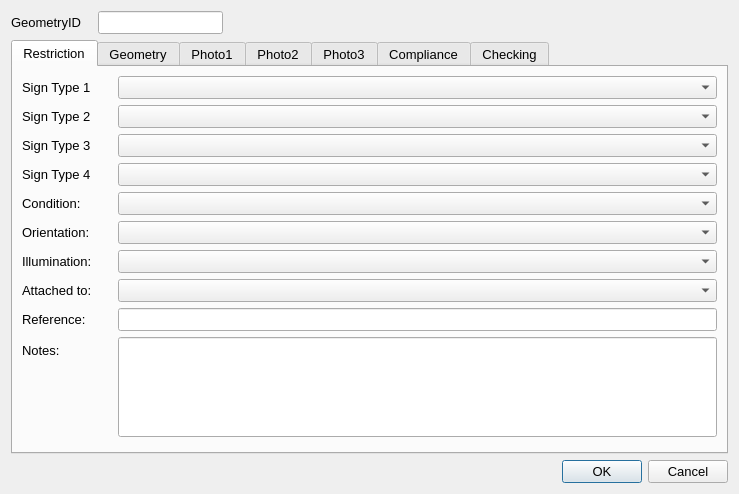
<?xml version="1.0" encoding="UTF-8"?>
<ui version="4.0">
 <class>Dialog</class>
 <widget class="QDialog" name="Dialog">
  <property name="geometry">
   <rect>
    <x>0</x>
    <y>0</y>
    <width>739</width>
    <height>494</height>
   </rect>
  </property>
  <property name="sizePolicy">
   <sizepolicy hsizetype="Fixed" vsizetype="Fixed">
    <horstretch>0</horstretch>
    <verstretch>0</verstretch>
   </sizepolicy>
  </property>
  <property name="maximumSize">
   <size>
    <width>750</width>
    <height>550</height>
   </size>
  </property>
  <property name="font">
   <font>
    <pointsize>10</pointsize>
   </font>
  </property>
  <property name="windowTitle">
   <string>Dialog</string>
  </property>
  <layout class="QGridLayout" name="gridLayout">
   <item row="2" column="2">
    <widget class="QDialogButtonBox" name="button_box">
     <property name="orientation">
      <enum>Qt::Horizontal</enum>
     </property>
     <property name="standardButtons">
      <set>QDialogButtonBox::Cancel|QDialogButtonBox::Ok</set>
     </property>
    </widget>
   </item>
   <item row="0" column="1">
    <widget class="QLineEdit" name="GeometryID">
     <property name="sizePolicy">
      <sizepolicy hsizetype="Preferred" vsizetype="Preferred">
       <horstretch>0</horstretch>
       <verstretch>0</verstretch>
      </sizepolicy>
     </property>
     <property name="font">
      <font>
       <pointsize>10</pointsize>
      </font>
     </property>
     <property name="inputMask">
      <string/>
     </property>
     <property name="readOnly">
      <bool>true</bool>
     </property>
     <property name="placeholderText">
      <string/>
     </property>
    </widget>
   </item>
   <item row="1" column="0" colspan="3">
    <widget class="QTabWidget" name="Details">
     <property name="sizePolicy">
      <sizepolicy hsizetype="Expanding" vsizetype="Expanding">
       <horstretch>0</horstretch>
       <verstretch>0</verstretch>
      </sizepolicy>
     </property>
     <property name="minimumSize">
      <size>
       <width>0</width>
       <height>0</height>
      </size>
     </property>
     <property name="font">
      <font>
       <pointsize>10</pointsize>
      </font>
     </property>
     <property name="cursor">
      <cursorShape>IBeamCursor</cursorShape>
     </property>
     <property name="mouseTracking">
      <bool>true</bool>
     </property>
     <property name="acceptDrops">
      <bool>true</bool>
     </property>
     <property name="currentIndex">
      <number>0</number>
     </property>
     <widget class="QWidget" name="RestrictionDetails">
      <property name="focusPolicy">
       <enum>Qt::NoFocus</enum>
      </property>
      <attribute name="title">
       <string>Restriction</string>
      </attribute>
      <layout class="QFormLayout" name="formLayout">
       <property name="fieldGrowthPolicy">
        <enum>QFormLayout::AllNonFixedFieldsGrow</enum>
       </property>
       <item row="0" column="0">
        <widget class="QLabel" name="Type1_4">
         <property name="text">
          <string>Sign Type 1</string>
         </property>
        </widget>
       </item>
       <item row="0" column="1">
        <widget class="QComboBox" name="SignType_1">
         <property name="maxVisibleItems">
          <number>5</number>
         </property>
         <property name="minimumContentsLength">
          <number>5</number>
         </property>
        </widget>
       </item>
       <item row="1" column="0">
        <widget class="QLabel" name="Type1_5">
         <property name="text">
          <string>Sign Type 2</string>
         </property>
        </widget>
       </item>
       <item row="1" column="1">
        <widget class="QComboBox" name="SignType_2"/>
       </item>
       <item row="2" column="0">
        <widget class="QLabel" name="Type1_6">
         <property name="text">
          <string>Sign Type 3</string>
         </property>
        </widget>
       </item>
       <item row="2" column="1">
        <widget class="QComboBox" name="SignType_3"/>
       </item>
       <item row="4" column="0">
        <widget class="QLabel" name="lbl_Condition">
         <property name="minimumSize">
          <size>
           <width>90</width>
           <height>16</height>
          </size>
         </property>
         <property name="font">
          <font>
           <pointsize>10</pointsize>
          </font>
         </property>
         <property name="text">
          <string>Condition:</string>
         </property>
        </widget>
       </item>
       <item row="4" column="1">
        <widget class="QComboBox" name="SignConditionTypeID"/>
       </item>
       <item row="8" column="0">
        <widget class="QLabel" name="lbl_Illumination">
         <property name="minimumSize">
          <size>
           <width>90</width>
           <height>16</height>
          </size>
         </property>
         <property name="font">
          <font>
           <pointsize>10</pointsize>
          </font>
         </property>
         <property name="text">
          <string>Illumination:</string>
         </property>
        </widget>
       </item>
       <item row="8" column="1">
        <widget class="QComboBox" name="SignIlluminationTypeID"/>
       </item>
       <item row="11" column="0">
        <widget class="QLabel" name="label_3">
         <property name="text">
          <string>Reference:</string>
         </property>
        </widget>
       </item>
       <item row="12" column="0">
        <widget class="QLabel" name="lbl_Notes">
         <property name="text">
          <string>Notes:</string>
         </property>
        </widget>
       </item>
       <item row="12" column="1">
        <widget class="QLineEdit" name="Notes">
         <property name="minimumSize">
          <size>
           <width>0</width>
           <height>100</height>
          </size>
         </property>
         <property name="alignment">
          <set>Qt::AlignLeading|Qt::AlignLeft|Qt::AlignTop</set>
         </property>
        </widget>
       </item>
       <item row="11" column="1">
        <widget class="QLineEdit" name="AssetReference"/>
       </item>
       <item row="5" column="0">
        <widget class="QLabel" name="label_7">
         <property name="text">
          <string>Orientation:</string>
         </property>
        </widget>
       </item>
       <item row="5" column="1">
        <widget class="QComboBox" name="SignOrientationTypeID"/>
       </item>
       <item row="3" column="0">
        <widget class="QLabel" name="label_11">
         <property name="text">
          <string>Sign Type 4</string>
         </property>
        </widget>
       </item>
       <item row="3" column="1">
        <widget class="QComboBox" name="SignType_4"/>
       </item>
       <item row="9" column="1">
        <widget class="QComboBox" name="SignsAttachmentTypeID"/>
       </item>
       <item row="9" column="0">
        <widget class="QLabel" name="label_12">
         <property name="text">
          <string>Attached to:</string>
         </property>
        </widget>
       </item>
      </layout>
     </widget>
     <widget class="QWidget" name="Geometry">
      <attribute name="title">
       <string>Geometry</string>
      </attribute>
      <layout class="QFormLayout" name="formLayout_2">
       <property name="fieldGrowthPolicy">
        <enum>QFormLayout::AllNonFixedFieldsGrow</enum>
       </property>
       <item row="0" column="0">
        <widget class="QLabel" name="lbl_RoadName">
         <property name="minimumSize">
          <size>
           <width>90</width>
           <height>16</height>
          </size>
         </property>
         <property name="font">
          <font>
           <pointsize>10</pointsize>
          </font>
         </property>
         <property name="text">
          <string>Road Name:</string>
         </property>
        </widget>
       </item>
       <item row="0" column="1">
        <widget class="QLineEdit" name="RoadName"/>
       </item>
       <item row="1" column="0">
        <widget class="QLabel" name="lbl_USRN">
         <property name="minimumSize">
          <size>
           <width>90</width>
           <height>16</height>
          </size>
         </property>
         <property name="font">
          <font>
           <pointsize>10</pointsize>
          </font>
         </property>
         <property name="text">
          <string>USRN:</string>
         </property>
        </widget>
       </item>
       <item row="1" column="1">
        <widget class="QLineEdit" name="USRN"/>
       </item>
       <item row="5" column="0">
        <widget class="QLabel" name="label_8">
         <property name="text">
          <string>Last Update Date:</string>
         </property>
        </widget>
       </item>
       <item row="5" column="1">
        <widget class="QDateTimeEdit" name="LastUpdateDateTime">
         <property name="readOnly">
          <bool>true</bool>
         </property>
        </widget>
       </item>
       <item row="6" column="0">
        <widget class="QLabel" name="label_2">
         <property name="text">
          <string>Last Changed By:</string>
         </property>
        </widget>
       </item>
       <item row="7" column="0">
        <widget class="QLabel" name="label_9">
         <property name="text">
          <string>RestrictionID:</string>
         </property>
        </widget>
       </item>
       <item row="6" column="1">
        <widget class="QLineEdit" name="LastUpdatePerson"/>
       </item>
       <item row="7" column="1">
        <widget class="QLineEdit" name="RestrictionID"/>
       </item>
       <item row="3" column="0">
        <widget class="QLabel" name="label_10">
         <property name="text">
          <string>Direction to Road Centreline:</string>
         </property>
        </widget>
       </item>
       <item row="3" column="1">
        <widget class="QLineEdit" name="AzimuthToRoadCentreLine"/>
       </item>
       <item row="4" column="1">
        <spacer name="verticalSpacer">
         <property name="orientation">
          <enum>Qt::Vertical</enum>
         </property>
         <property name="sizeHint" stdset="0">
          <size>
           <width>20</width>
           <height>40</height>
          </size>
         </property>
        </spacer>
       </item>
      </layout>
     </widget>
     <widget class="QWidget" name="PhotoTab_01">
      <attribute name="title">
       <string>Photo1</string>
      </attribute>
      <layout class="QGridLayout" name="gridLayout_2">
       <item row="1" column="0">
        <widget class="QPushButton" name="startCamera1">
         <property name="maximumSize">
          <size>
           <width>150</width>
           <height>16777215</height>
          </size>
         </property>
         <property name="text">
          <string>open Camera</string>
         </property>
         <property name="icon">
          <iconset>
           <normaloff>../../../../PC18-26 Carnegie Library Lambeth/Mapping/Templates/camara_foto.png</normaloff>../../../../PC18-26 Carnegie Library Lambeth/Mapping/Templates/camara_foto.png</iconset>
         </property>
         <property name="checkable">
          <bool>true</bool>
         </property>
         <property name="autoDefault">
          <bool>false</bool>
         </property>
         <property name="default">
          <bool>false</bool>
         </property>
        </widget>
       </item>
       <item row="1" column="2">
        <widget class="QPushButton" name="getPhoto1">
         <property name="maximumSize">
          <size>
           <width>150</width>
           <height>16777215</height>
          </size>
         </property>
         <property name="text">
          <string>take Photo</string>
         </property>
         <property name="icon">
          <iconset>
           <normaloff>../../../../PC18-26 Carnegie Library Lambeth/Mapping/Templates/take-photo-icon-21.jpg</normaloff>../../../../PC18-26 Carnegie Library Lambeth/Mapping/Templates/take-photo-icon-21.jpg</iconset>
         </property>
         <property name="checkable">
          <bool>false</bool>
         </property>
         <property name="autoDefault">
          <bool>false</bool>
         </property>
        </widget>
       </item>
       <item row="0" column="0">
        <widget class="QLabel" name="Photo_Widget_01">
         <property name="sizePolicy">
          <sizepolicy hsizetype="Fixed" vsizetype="Fixed">
           <horstretch>0</horstretch>
           <verstretch>0</verstretch>
          </sizepolicy>
         </property>
         <property name="maximumSize">
          <size>
           <width>640</width>
           <height>480</height>
          </size>
         </property>
         <property name="autoFillBackground">
          <bool>true</bool>
         </property>
         <property name="text">
          <string>No photo</string>
         </property>
        </widget>
       </item>
      </layout>
     </widget>
     <widget class="QWidget" name="PhotoTab_02">
      <attribute name="title">
       <string>Photo2</string>
      </attribute>
      <layout class="QGridLayout" name="gridLayout_4">
       <item row="0" column="0">
        <widget class="QLabel" name="Photo_Widget_02">
         <property name="sizePolicy">
          <sizepolicy hsizetype="Fixed" vsizetype="Fixed">
           <horstretch>0</horstretch>
           <verstretch>0</verstretch>
          </sizepolicy>
         </property>
         <property name="maximumSize">
          <size>
           <width>640</width>
           <height>480</height>
          </size>
         </property>
         <property name="autoFillBackground">
          <bool>true</bool>
         </property>
         <property name="text">
          <string>No photo</string>
         </property>
        </widget>
       </item>
       <item row="1" column="0">
        <widget class="QPushButton" name="startCamera2">
         <property name="maximumSize">
          <size>
           <width>150</width>
           <height>16777215</height>
          </size>
         </property>
         <property name="text">
          <string>open Camera</string>
         </property>
         <property name="icon">
          <iconset>
           <normaloff>../../../../PC18-26 Carnegie Library Lambeth/Mapping/Templates/camara_foto.png</normaloff>../../../../PC18-26 Carnegie Library Lambeth/Mapping/Templates/camara_foto.png</iconset>
         </property>
         <property name="checkable">
          <bool>true</bool>
         </property>
         <property name="autoDefault">
          <bool>false</bool>
         </property>
         <property name="default">
          <bool>false</bool>
         </property>
        </widget>
       </item>
       <item row="1" column="1">
        <widget class="QPushButton" name="getPhoto2">
         <property name="maximumSize">
          <size>
           <width>150</width>
           <height>16777215</height>
          </size>
         </property>
         <property name="text">
          <string>take Photo</string>
         </property>
         <property name="icon">
          <iconset>
           <normaloff>../../../../PC18-26 Carnegie Library Lambeth/Mapping/Templates/take-photo-icon-21.jpg</normaloff>../../../../PC18-26 Carnegie Library Lambeth/Mapping/Templates/take-photo-icon-21.jpg</iconset>
         </property>
         <property name="checkable">
          <bool>false</bool>
         </property>
         <property name="autoDefault">
          <bool>false</bool>
         </property>
        </widget>
       </item>
      </layout>
     </widget>
     <widget class="QWidget" name="PhotoTab_03">
      <attribute name="title">
       <string>Photo3</string>
      </attribute>
      <layout class="QGridLayout" name="gridLayout_3">
       <item row="0" column="0">
        <widget class="QLabel" name="Photo_Widget_03">
         <property name="autoFillBackground">
          <bool>true</bool>
         </property>
         <property name="text">
          <string>No photo</string>
         </property>
        </widget>
       </item>
       <item row="1" column="2">
        <widget class="QPushButton" name="getPhoto3">
         <property name="maximumSize">
          <size>
           <width>150</width>
           <height>16777215</height>
          </size>
         </property>
         <property name="text">
          <string>take Photo</string>
         </property>
         <property name="icon">
          <iconset>
           <normaloff>../../../../PC18-26 Carnegie Library Lambeth/Mapping/Templates/take-photo-icon-21.jpg</normaloff>../../../../PC18-26 Carnegie Library Lambeth/Mapping/Templates/take-photo-icon-21.jpg</iconset>
         </property>
         <property name="checkable">
          <bool>false</bool>
         </property>
         <property name="autoDefault">
          <bool>false</bool>
         </property>
        </widget>
       </item>
       <item row="1" column="0">
        <widget class="QPushButton" name="startCamera3">
         <property name="maximumSize">
          <size>
           <width>150</width>
           <height>16777215</height>
          </size>
         </property>
         <property name="text">
          <string>open Camera</string>
         </property>
         <property name="icon">
          <iconset>
           <normaloff>../../../../PC18-26 Carnegie Library Lambeth/Mapping/Templates/camara_foto.png</normaloff>../../../../PC18-26 Carnegie Library Lambeth/Mapping/Templates/camara_foto.png</iconset>
         </property>
         <property name="checkable">
          <bool>true</bool>
         </property>
         <property name="autoDefault">
          <bool>false</bool>
         </property>
         <property name="default">
          <bool>false</bool>
         </property>
        </widget>
       </item>
      </layout>
     </widget>
     <widget class="QWidget" name="tab">
      <attribute name="title">
       <string>Compliance</string>
      </attribute>
      <layout class="QFormLayout" name="formLayout_4">
       <item row="0" column="0">
        <widget class="QLabel" name="label_6">
         <property name="text">
          <string>Sign -&gt; Restriction:</string>
         </property>
        </widget>
       </item>
       <item row="1" column="0">
        <widget class="QLabel" name="label_13">
         <property name="text">
          <string>Compliance notes:</string>
         </property>
        </widget>
       </item>
       <item row="1" column="1">
        <widget class="QTextEdit" name="ComplianceNotes"/>
       </item>
       <item row="0" column="1">
        <widget class="QComboBox" name="ComplianceRestrictionSignIssue"/>
       </item>
      </layout>
     </widget>
     <widget class="QWidget" name="checkingTab">
      <attribute name="title">
       <string>Checking</string>
      </attribute>
      <layout class="QFormLayout" name="formLayout_3">
       <item row="1" column="0">
        <widget class="QLabel" name="label_4">
         <property name="text">
          <string>Check Notes:</string>
         </property>
        </widget>
       </item>
       <item row="1" column="1">
        <widget class="QTextEdit" name="MHTC_CheckNotes"/>
       </item>
       <item row="0" column="0">
        <widget class="QLabel" name="label_5">
         <property name="text">
          <string>Check issue type:</string>
         </property>
        </widget>
       </item>
       <item row="0" column="1">
        <widget class="QComboBox" name="MHTC_CheckIssueTypeID"/>
       </item>
       <item row="3" column="0">
        <widget class="QCheckBox" name="FieldCheckCompleted">
         <property name="text">
          <string>Field check completed</string>
         </property>
        </widget>
       </item>
       <item row="2" column="0">
        <spacer name="verticalSpacer_2">
         <property name="orientation">
          <enum>Qt::Vertical</enum>
         </property>
         <property name="sizeHint" stdset="0">
          <size>
           <width>20</width>
           <height>20</height>
          </size>
         </property>
        </spacer>
       </item>
       <item row="7" column="0">
        <widget class="QLabel" name="label_14">
         <property name="text">
          <string>Checked by:</string>
         </property>
        </widget>
       </item>
       <item row="7" column="1">
        <widget class="QLineEdit" name="Last_MHTC_Check_UpdatePerson"/>
       </item>
       <item row="6" column="1">
        <widget class="QDateTimeEdit" name="Last_MHTC_Check_UpdateDateTime"/>
       </item>
       <item row="6" column="0">
        <widget class="QLabel" name="label_15">
         <property name="text">
          <string>Check date:</string>
         </property>
        </widget>
       </item>
       <item row="5" column="0">
        <spacer name="verticalSpacer_3">
         <property name="orientation">
          <enum>Qt::Vertical</enum>
         </property>
         <property name="sizeHint" stdset="0">
          <size>
           <width>20</width>
           <height>10</height>
          </size>
         </property>
        </spacer>
       </item>
      </layout>
     </widget>
    </widget>
   </item>
   <item row="0" column="0">
    <widget class="QLabel" name="label">
     <property name="minimumSize">
      <size>
       <width>81</width>
       <height>16</height>
      </size>
     </property>
     <property name="font">
      <font>
       <pointsize>10</pointsize>
      </font>
     </property>
     <property name="text">
      <string>GeometryID</string>
     </property>
    </widget>
   </item>
  </layout>
 </widget>
 <resources/>
 <connections>
  <connection>
   <sender>button_box</sender>
   <signal>accepted()</signal>
   <receiver>Dialog</receiver>
   <slot>accept()</slot>
   <hints>
    <hint type="sourcelabel">
     <x>248</x>
     <y>254</y>
    </hint>
    <hint type="destinationlabel">
     <x>157</x>
     <y>274</y>
    </hint>
   </hints>
  </connection>
  <connection>
   <sender>button_box</sender>
   <signal>rejected()</signal>
   <receiver>Dialog</receiver>
   <slot>reject()</slot>
   <hints>
    <hint type="sourcelabel">
     <x>316</x>
     <y>260</y>
    </hint>
    <hint type="destinationlabel">
     <x>286</x>
     <y>274</y>
    </hint>
   </hints>
  </connection>
 </connections>
</ui>
